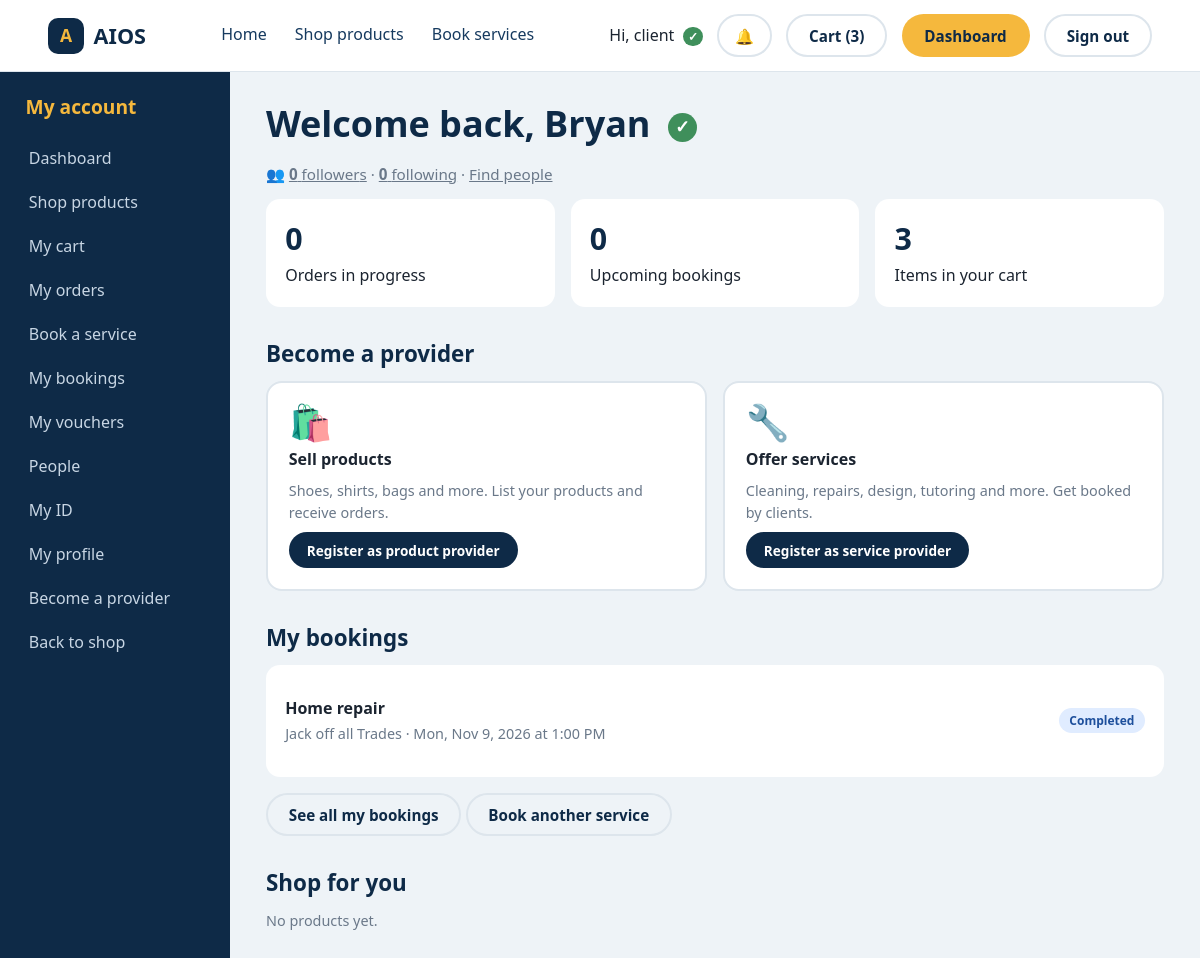
/client.php (signed in), run on the app's committed database.
### tables this page shows
CREATE TABLE IF NOT EXISTS users (
  id            INT UNSIGNED AUTO_INCREMENT PRIMARY KEY,
  role          ENUM('admin','client','staff') NOT NULL DEFAULT 'client',
  staff_type    ENUM('service','product') NULL,           
  first_name    VARCHAR(60)  NOT NULL,
  middle_name   VARCHAR(60)  NULL,
  last_name     VARCHAR(60)  NOT NULL,
  email         VARCHAR(120) NULL UNIQUE,
  phone         VARCHAR(20)  NULL UNIQUE,
  password_hash VARCHAR(255) NOT NULL,
  address       VARCHAR(255) NOT NULL,
  city          VARCHAR(80)  NOT NULL,
  postal_code   VARCHAR(12)  NULL,
  is_verified   TINYINT(1)   NOT NULL DEFAULT 0,
  photo         VARCHAR(200) NOT NULL DEFAULT '',         
  service_rate  DECIMAL(10,2) NULL,                       
  service_about VARCHAR(600) NOT NULL DEFAULT '',         
  id_doc_type   VARCHAR(20)  NOT NULL DEFAULT '',         
  id_doc_file   VARCHAR(200) NOT NULL DEFAULT '',         
  id_status     ENUM('pending','approved','rejected') NOT NULL DEFAULT 'approved',    
  id_reviewed_at DATETIME NULL,
  id_note       VARCHAR(200) NOT NULL DEFAULT '',         
  created_at    TIMESTAMP    NOT NULL DEFAULT CURRENT_TIMESTAMP
);

CREATE TABLE IF NOT EXISTS bookings (
  id           INT UNSIGNED AUTO_INCREMENT PRIMARY KEY,
  client_id    INT UNSIGNED NOT NULL,
  provider_id  INT UNSIGNED NOT NULL,
  service      VARCHAR(60) NOT NULL,
  booking_date DATE NOT NULL,
  booking_time TIME NOT NULL,
  address      VARCHAR(300) NOT NULL,
  contact      VARCHAR(140) NOT NULL,
  notes        VARCHAR(500) NULL,
  status       ENUM('pending','confirmed','declined','completed','cancelled') NOT NULL DEFAULT 'pending',
  created_at   DATETIME NOT NULL,
  updated_at   DATETIME NULL,
  KEY by_client (client_id),
  KEY by_provider (provider_id, booking_date),
  FOREIGN KEY (client_id)   REFERENCES users(id) ON DELETE CASCADE,
  FOREIGN KEY (provider_id) REFERENCES users(id) ON DELETE CASCADE
);

### client.php (the view, shortened to what this page needs)
<?php
require_once __DIR__ . '/includes/bootstrap.php';
$uid = (int)$_SESSION['user_id'];
$st = db()->prepare('SELECT * FROM users WHERE id = ?');
$st->execute([$uid]);
$me = $st->fetch();
$appQ = db()->prepare('SELECT type, status FROM provider_applications WHERE user_id = ? ORDER BY id DESC LIMIT 1');
$appQ->execute([$uid]);
$app = $appQ->fetch() ?: [];
$canApply = ($me['id_status'] === 'approved');
$one = function (string $sql) use ($uid): int { $q = db()->prepare($sql); $q->execute([$uid]); return (int)$q->fetchColumn(); };
$ordersOpen    = $one('SELECT COUNT(*) FROM orders WHERE buyer_id = ? AND status IN ("pending","approved")');
$bookingsAhead = $one('SELECT COUNT(*) FROM bookings WHERE client_id = ? AND status IN ("pending","confirmed") AND booking_date >= CURDATE()');
$inCart        = cart_count();
$bk = db()->prepare('SELECT b.*, ' . store_expr('b.provider_id', 'u.first_name') . ' AS store FROM bookings b JOIN users u ON u.id = b.provider_id
                     WHERE b.client_id = ? ORDER BY b.booking_date DESC, b.booking_time DESC LIMIT 5');
$bk->execute([$uid]);
$recent = $bk->fetchAll();
$picks = db()->query(product_sql() . ' WHERE p.is_active = 1 AND p.stock > 0 ORDER BY p.id DESC LIMIT 3')->fetchAll();
?>
<!DOCTYPE html>
<html lang="en">
<head>
  <link rel="stylesheet" href="css/style.css">
</head>
<body>
  <?php include __DIR__ . '/includes/topbar.php'; ?>
  <div class="dash">
    <?php include __DIR__ . '/includes/sidebar.php'; ?>
    <main class="dash-main">
      <h1>Welcome back, <?= htmlspecialchars($me['first_name']) ?><?php if ($me['id_status'] === 'approved'): ?> <span class="verified-check" title="ID verified" aria-label="ID verified">&#10003;</span><?php endif; ?></h1>
      <p class="follow-line">&#128101; <a href="people.php?tab=followers"><strong><?= follower_count($uid) ?></strong> follower<?= follower_count($uid) === 1 ? '' : 's' ?></a> &middot; <a href="people.php?tab=following"><strong><?= following_count($uid) ?></strong> following</a> &middot; <a href="people.php?tab=find">Find people</a></p>
      <div class="cards">
        <a class="card stat-link" href="orders.php"><span class="stat-value"><?= $ordersOpen ?></span><span>Orders in progress</span></a>
        <a class="card stat-link" href="bookings.php"><span class="stat-value"><?= $bookingsAhead ?></span><span>Upcoming bookings</span></a>
        <a class="card stat-link" href="cart.php"><span class="stat-value"><?= $inCart ?></span><span>Items in your cart</span></a>
      </div>
      <h2 id="provider">Become a provider</h2>
      <?php if (($app['status'] ?? '') === 'pending'): ?>
        <div class="card"><p><span class="badge badge-pending">Pending</span> Your application to become a <strong><?= ($app['type'] ?? '') === 'product' ? 'product' : 'service' ?> provider</strong> is waiting for an admin.</p>
          <p><a class="btn btn-small" href="apply.php">View or change my application</a></p></div>
      <?php else: ?>
        <div class="cta-grid">
          <?php foreach ([['product', '🛍️', 'Sell products', 'Shoes, shirts, bags and more. List your products and receive orders.'],
                          ['service', '🔧', 'Offer services', 'Cleaning, repairs, design, tutoring and more. Get booked by clients.']] as [$ct, $ci, $ctitle, $cdesc]): ?>
            <a class="cta-tile<?= $canApply ? '' : ' locked' ?>" href="<?= $canApply ? 'apply.php?type=' . $ct : 'id-upload.php' ?>">
              <span class="cta-icon" aria-hidden="true"><?= $ci ?></span>
              <strong><?= $ctitle ?></strong>
              <span class="muted"><?= $cdesc ?></span>
              <span class="btn btn-primary btn-small"><?= $canApply ? 'Register as ' . $ct . ' provider' : 'Locked until your ID is approved' ?></span>
            </a>
          <?php endforeach; ?>
        </div>
      <?php endif; ?>
      <h2 id="bookings">My bookings</h2>
      <?php if (!$recent): ?>
        <div class="card"><p>You have not booked any service yet.</p><a class="btn btn-primary" href="providers.php">Find a service provider</a></div>
      <?php else: ?>
        <ul class="booking-list card">
          <?php foreach ($recent as $b): [$label, $class] = booking_badge($b['status']); ?>
            <li>
              <div><strong><?= htmlspecialchars($b['service']) ?></strong>
                <span class="muted"><?= htmlspecialchars($b['store']) ?> &middot; <?= htmlspecialchars(booking_when($b)) ?></span></div>
              <div class="booking-end"><span class="badge <?= $class ?>"><?= $label ?></span></div>
            </li>
          <?php endforeach; ?>
        </ul>
        <p><a class="btn btn-ghost" href="bookings.php">See all my bookings</a> <a class="btn btn-ghost" href="providers.php">Book another service</a></p>
      <?php endif; ?>
      <h2 id="shop">Shop for you</h2>
      <?php if (!$picks): ?>
        <p class="muted">No products yet.</p>
      <?php endif; ?>
    </main>
  </div>
</body>
</html>

### css/style.css (style rules this page uses)
:root { --navy: #0e2a47; --navy-2: #163a5f; --marigold: #f5b83d; --teal: #1f8a8a; --mist: #eef3f7; --ink: #1b2430; --muted: #6a7889; --white: #ffffff; --line: #dde5ec; --header-h: 72px; --font-head: 'Bricolage Grotesque', 'Segoe UI', sans-serif; --font-body: 'DM Sans', 'Segoe UI', sans-serif; }
*, *::before, *::after { box-sizing: border-box; }
html { scroll-behavior: smooth; scroll-padding-top: var(--header-h); }
body { margin: 0; font-family: var(--font-body); color: var(--ink); background: var(--white); line-height: 1.55; }
h1, h2, h3 { font-family: var(--font-head); margin: 0; line-height: 1.1; }
a { color: inherit; }
.muted { color: var(--muted); font-size: .9rem; }
.btn { display: inline-block; cursor: pointer; font: 700 .95rem var(--font-body); padding: .6rem 1.3rem; border-radius: 999px; border: 2px solid transparent; text-decoration: none; text-align: center; transition: transform .15s ease, background .15s ease; }
.btn-primary { background: var(--marigold); color: var(--navy); }
.btn-ghost { border-color: var(--line); color: var(--navy); }
.btn-small { background: var(--navy); color: var(--white); padding: .4rem 1rem; font-size: .85rem; }
.stat-value { font: 800 1.6rem var(--font-head); color: var(--navy); }
.booking-list { list-style: none; margin: 0; padding: 0; }
.booking-list li { display: flex; justify-content: space-between; align-items: center; gap: 1rem; padding: .75rem 0; border-bottom: 1px solid var(--line); }
.booking-list li:last-child { border-bottom: 0; }
.booking-list strong { display: block; }
.booking-end { display: flex; align-items: center; gap: .8rem; flex-shrink: 0; }
.badge { font-size: .75rem; font-weight: 700; padding: .2rem .65rem; border-radius: 999px; }
.dash { display: grid; grid-template-columns: 230px minmax(0, 1fr); min-height: calc(100vh - var(--header-h)); background: var(--mist); }
.dash-main { padding: 2rem clamp(1rem, 3vw, 2.5rem) 3rem; }
.dash-main h1 { font-size: clamp(1.7rem, 3vw, 2.3rem); color: var(--navy); margin-bottom: 1.2rem; }
.dash-main h2 { font-size: 1.4rem; color: var(--navy); margin: 2.2rem 0 .9rem; }
.cards { display: grid; grid-template-columns: repeat(auto-fit, minmax(170px, 1fr)); gap: 1rem; }
.card { background: var(--white); border-radius: 14px; padding: 1.2rem; display: flex; flex-direction: column; gap: .2rem; }
.card .stat-value { font: 800 1.9rem var(--font-head); color: var(--navy); }
.badge-delivered { background: #e0ecff; color: #1d4f9c; }
.stat-link { text-decoration: none; color: inherit; transition: transform .15s ease, box-shadow .15s ease; }
.cta-grid { display: grid; grid-template-columns: repeat(auto-fit, minmax(260px, 1fr)); gap: 1rem; }
.cta-tile { display: flex; flex-direction: column; align-items: flex-start; gap: .5rem; padding: 1.3rem; background: var(--white); border: 2px solid var(--line); border-radius: 16px; text-decoration: none; color: inherit; transition: border-color .15s ease, transform .15s ease; }
.cta-icon { font-size: 2.2rem; line-height: 1; }
.verified-check { display: inline-grid; place-items: center; width: 1.2rem; height: 1.2rem; border-radius: 50%; background: #3f8f5b; color: #fff; font-size: .75rem; font-weight: 700; line-height: 1; vertical-align: middle; margin-left: .3rem; }
h1 .verified-check { width: 1.8rem; height: 1.8rem; font-size: 1.1rem; margin-left: .5rem; }
.follow-line { margin: .2rem 0 .8rem; font-size: .95rem; color: var(--muted); }
.follow-line a { color: inherit; }

### data on the page
users: first_name "Bryan"
bookings: service "Home repair", store "Jack off all Trades", booking_when($b) "Mon, Nov 9, 2026 at 1:00 PM", label "Completed"

### other printed values
SITE_NAME "AIOS"
$_SESSION['user'] "client"
cart_count() "3"
$panelTitle "My account"
$menuLabel "Dashboard"
$menuLabel "Shop products"
$menuLabel "My cart"
$menuLabel "My orders"
$menuLabel "Book a service"
$menuLabel "My bookings"
$menuLabel "My vouchers"
$menuLabel "People"
$menuLabel "My ID"
$menuLabel "My profile"
$menuLabel "Become a provider"
